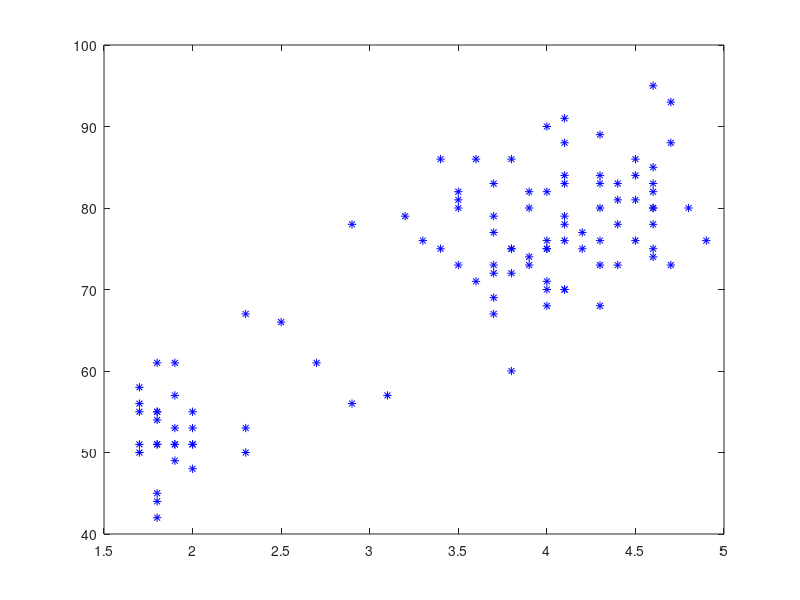

Write the MATLAB code that produced this figure. (Note: this script raises an error after producing the figure.)
clear;

x = [4.4 3.9 4.0 4.0 3.5 4.1 2.3 4.7 1.7 4.9 1.7 4.6 3.4 4.3 1.7 3.9 3.7 3.1 4.0 1.8 ...
4.1 1.8 3.2 1.9 4.6 2.0 4.5 3.9 4.3 2.3 3.8 1.9 4.6 1.8 4.7 1.8 4.6 1.9 3.5 4.0 ...
3.7 3.7 4.3 3.6 3.8 3.8 3.8 2.5 4.5 4.1 3.7 3.8 3.4 4.0 2.3 4.4 4.1 4.3 3.3 2.0 ...
4.3 2.9 4.6 1.9 3.6 3.7 3.7 1.8 4.6 3.5 4.0 3.7 1.7 4.6 1.7 4.0 1.8 4.4 1.9 4.6 ...
2.9 3.5 2.0 4.3 1.8 4.1 1.8 4.7 4.2 3.9 4.3 1.8 4.5 2.0 4.2 4.4 4.1 4.1 4.0 4.1 ...
2.7 4.6 1.9 4.5 2.0 4.8 4.1]';

y = [78 74 68 76 80 84 50 93 55 76 58 74 75 80 56 80 69 57 90 42 91 51 79 53 82 51 76 ...
82 84 53 86 51 85 45 88 51 80 49 82 75 73 67 68 86 72 75 75 66 84 70 79 60 86 71 ...
67 81 76 83 76 55 73 56 83 57 71 72 77 55 75 73 70 83 50 95 51 82 54 83 51 80 78 ...
81 53 89 44 78 61 73 75 73 76 55 86 48 77 73 70 88 75 83 61 78 61 81 51 80 79]';

plot(x,y,'b*')
corr(x,y)

stats = regstats(y,x,'linear','all');
betahat = stats.tstat.beta
se = stats.tstat.se
t = stats.tstat.t
s2 = stats.mse

% plotting the regression line 
yp = betahat(2) * x + betahat(1);
hold on
plot(x,yp)

% 3
%plotting using the given functions
figure
scatter(x,y,'*')
xlabel('x'), ylabel('y')
hold on
lsline % ls = least square, this is how we obtain the regression line

% commented below since we get the value directly from regstat function
%S = sqrt(s2/(numel(x)-numel(betahat)-1))
%SB0 = S* sqrt(betahat(1))
%SB1 = S* sqrt(betahat(2))

% 4 - Test hypothesis  
SB2 = se(2)
SB1 = se(1)
TS_1 = (betahat(2) - 0 )/ SB2

% 5
residualer = stats.r;
figure
scatter(x,residualer,'filled')
title('Residualer')

